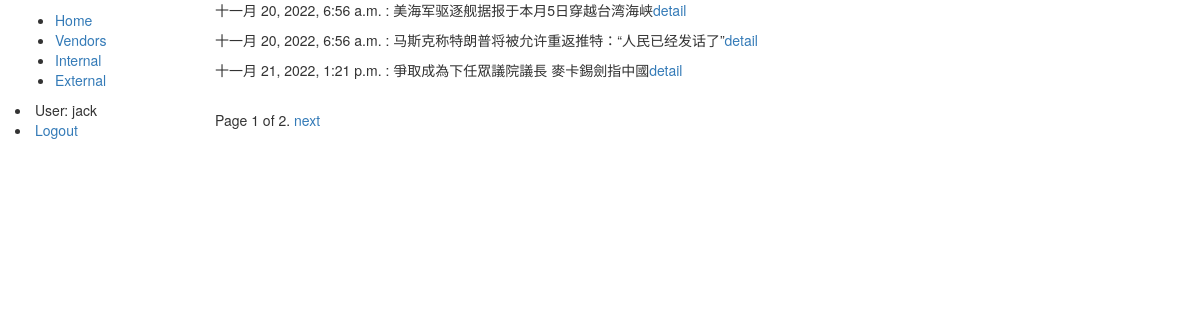
Page /externalarticlelist/ (signed in) on the committed database.
### news/models.py (models this page shows, shortened)
class Article(models.Model):
    header_line = models.CharField(max_length=100, null=False)
    created_at = models.DateTimeField(auto_now_add=True)
    reporter = models.ForeignKey(Reporter, null=True, on_delete=models.SET_NULL)
    content = models.TextField()

### news/views.py (the view)
# urls.py: path('externalarticlelist/', ArticleListViewForExternal.as_view(), name='articlelist'),
class ArticleListViewForExternal(LoginRequiredMixin, generic.ListView):
    model = Article
    template_name = 'news/article_list.html'
    paginate_by = 3
    def get_context_data(self, *, object_list=None, **kwargs):
        context = super().get_context_data(**kwargs)
        context['msg'] = 'Article List'
        return context
    def get_queryset(self):
        return Article.objects.all()

### templates/news/article_list.html
{% extends 'base_generic.html' %}
{% load static %}
{% block content%}
{% for article in object_list %}
<p>{{article.created_at}}<span>  :  </span>{{article.header_line}}<a href="{% url 'articledetail' article.id %}">detail</a></p>
{% endfor %}
{% endblock %}

### templates/base_generic.html (shortened to what this page needs)
<!DOCTYPE html>
<html lang="en">
<head>
  <link rel="stylesheet" href="https://maxcdn.bootstrapcdn.com/bootstrap/3.3.7/css/bootstrap.min.css">
  {% load static %}
</head>
<body>
  <div class="container-fluid">
    <div class="row">
      <div class="col-sm-2">
      {% block sidebar %}
      <ul class="sidebar-nav">
          <li><a href="{% url 'index' %}">Home</a></li>
          <li><a href="">Vendors</a></li>
          <li><a href="">Internal</a></li>
          <li><a href="{% url 'articlelist' %}">External</a></li>
      </ul>
           {% if user.is_authenticated %}
             <li>User: {{ user.get_username }}</li>
             <li><a href="{% url 'logout'%}?next={{request.path}}">Logout</a></li>
           {% else %}
             <li><a href="{% url 'login'%}?next={{request.path}}">Login</a></li>
          {% endif %}
     {% endblock %}
      </div>
      <div class="col-sm-10 ">
      {% block content %}{% endblock %}
          {% block pagination %}
  {% if is_paginated %}
      <div class="pagination">
          <span class="page-links">
              <span class="page-current">
                  Page {{ page_obj.number }} of {{ page_obj.paginator.num_pages }}.
              </span>
              {% if page_obj.has_next %}
                  <a href="{{ request.path }}?page={{ page_obj.next_page_number }}">next</a>
              {% endif %}
          </span>
      </div>
  {% endif %}
{% endblock %}
      </div>
    </div>
  </div>
</body>
</html>

### rows in the picture
Article: created_at "十一月 20, 2022, 6:56 a.m.", header_line "美海军驱逐舰据报于本月5日穿越台湾海峡"
Article: created_at "十一月 20, 2022, 6:56 a.m.", header_line "马斯克称特朗普将被允许重返推特：“人民已经发话了”"
Article: created_at "十一月 21, 2022, 1:21 p.m.", header_line "爭取成為下任眾議院議長 麥卡錫劍指中國"

### other values in the picture
{{ user.get_username }} "jack"
{{ page_obj.number }} "1"
{{ page_obj.paginator.num_pages }} "2"
